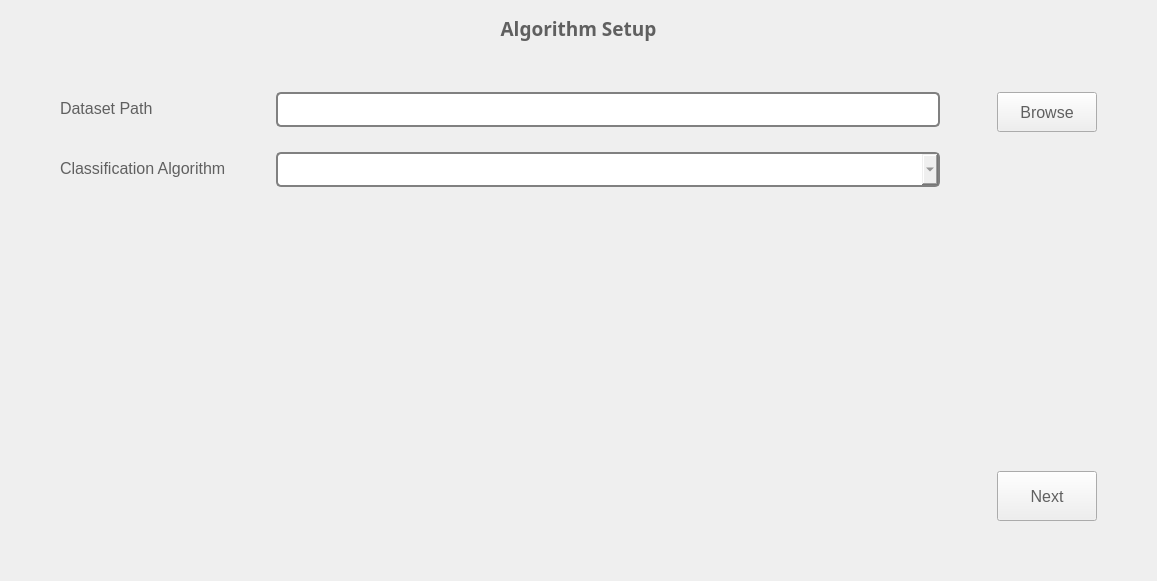
<?xml version="1.0" encoding="UTF-8"?>
<ui version="4.0">
 <class>start</class>
 <widget class="QWidget" name="start">
  <property name="geometry">
   <rect>
    <x>0</x>
    <y>0</y>
    <width>1157</width>
    <height>581</height>
   </rect>
  </property>
  <property name="windowTitle">
   <string>Form</string>
  </property>
  <property name="styleSheet">
   <string notr="true">font: &quot;Seagoe UI&quot;;
color:#606060;

</string>
  </property>
  <layout class="QVBoxLayout" name="verticalLayout">
   <property name="spacing">
    <number>7</number>
   </property>
   <property name="leftMargin">
    <number>60</number>
   </property>
   <property name="topMargin">
    <number>15</number>
   </property>
   <property name="rightMargin">
    <number>60</number>
   </property>
   <property name="bottomMargin">
    <number>60</number>
   </property>
   <item>
    <widget class="QLabel" name="label_3">
     <property name="minimumSize">
      <size>
       <width>0</width>
       <height>70</height>
      </size>
     </property>
     <property name="font">
      <font>
       <family>Seagoe UI</family>
       <pointsize>14</pointsize>
       <weight>75</weight>
       <italic>false</italic>
       <bold>true</bold>
      </font>
     </property>
     <property name="styleSheet">
      <string notr="true">font:14pt &quot;Seagoe UI&quot;;
font:bold;
</string>
     </property>
     <property name="text">
      <string>Algorithm Setup</string>
     </property>
     <property name="alignment">
      <set>Qt::AlignHCenter|Qt::AlignTop</set>
     </property>
    </widget>
   </item>
   <item>
    <layout class="QHBoxLayout" name="horizontalLayout_4">
     <item>
      <layout class="QFormLayout" name="formLayout_2">
       <property name="labelAlignment">
        <set>Qt::AlignLeading|Qt::AlignLeft|Qt::AlignVCenter</set>
       </property>
       <property name="horizontalSpacing">
        <number>50</number>
       </property>
       <property name="verticalSpacing">
        <number>25</number>
       </property>
       <property name="rightMargin">
        <number>50</number>
       </property>
       <item row="0" column="1">
        <widget class="QLineEdit" name="datapath_lineEdit">
         <property name="minimumSize">
          <size>
           <width>0</width>
           <height>35</height>
          </size>
         </property>
         <property name="styleSheet">
          <string notr="true">border: 2px solid grey;
border-radius: 5px;

font: 10pt &quot;Seagoe UI&quot;;

</string>
         </property>
        </widget>
       </item>
       <item row="1" column="0">
        <widget class="QLabel" name="label_2">
         <property name="minimumSize">
          <size>
           <width>0</width>
           <height>0</height>
          </size>
         </property>
         <property name="styleSheet">
          <string notr="true">font: 12pt;

</string>
         </property>
         <property name="text">
          <string>Classification Algorithm</string>
         </property>
        </widget>
       </item>
       <item row="1" column="1">
        <widget class="QComboBox" name="comboBox">
         <property name="minimumSize">
          <size>
           <width>0</width>
           <height>35</height>
          </size>
         </property>
         <property name="styleSheet">
          <string notr="true">border: 2px solid grey;
border-radius: 5px;

font: 10pt &quot;Seagoe UI&quot;;
selection-background-color: #58a4b0;</string>
         </property>
        </widget>
       </item>
       <item row="0" column="0">
        <widget class="QLabel" name="label">
         <property name="styleSheet">
          <string notr="true">font: 12pt;



</string>
         </property>
         <property name="text">
          <string>Dataset Path</string>
         </property>
        </widget>
       </item>
      </layout>
     </item>
     <item>
      <layout class="QVBoxLayout" name="verticalLayout_2">
       <item>
        <widget class="QPushButton" name="browseButton">
         <property name="minimumSize">
          <size>
           <width>100</width>
           <height>40</height>
          </size>
         </property>
         <property name="styleSheet">
          <string notr="true">font: 12pt;

</string>
         </property>
         <property name="text">
          <string>Browse</string>
         </property>
        </widget>
       </item>
       <item>
        <spacer name="verticalSpacer">
         <property name="orientation">
          <enum>Qt::Vertical</enum>
         </property>
         <property name="sizeHint" stdset="0">
          <size>
           <width>20</width>
           <height>40</height>
          </size>
         </property>
        </spacer>
       </item>
      </layout>
     </item>
    </layout>
   </item>
   <item>
    <spacer name="verticalSpacer_3">
     <property name="orientation">
      <enum>Qt::Vertical</enum>
     </property>
     <property name="sizeHint" stdset="0">
      <size>
       <width>20</width>
       <height>40</height>
      </size>
     </property>
    </spacer>
   </item>
   <item>
    <layout class="QHBoxLayout" name="imagesHorizontalLayout">
     <property name="topMargin">
      <number>0</number>
     </property>
    </layout>
   </item>
   <item>
    <layout class="QHBoxLayout" name="labelsHorizontalLayout">
     <property name="sizeConstraint">
      <enum>QLayout::SetDefaultConstraint</enum>
     </property>
    </layout>
   </item>
   <item>
    <spacer name="verticalSpacer_2">
     <property name="orientation">
      <enum>Qt::Vertical</enum>
     </property>
     <property name="sizeHint" stdset="0">
      <size>
       <width>20</width>
       <height>40</height>
      </size>
     </property>
    </spacer>
   </item>
   <item>
    <layout class="QHBoxLayout" name="horizontalLayout_3">
     <item>
      <spacer name="horizontalSpacer">
       <property name="orientation">
        <enum>Qt::Horizontal</enum>
       </property>
       <property name="sizeHint" stdset="0">
        <size>
         <width>40</width>
         <height>20</height>
        </size>
       </property>
      </spacer>
     </item>
     <item>
      <widget class="QPushButton" name="nextButton_start">
       <property name="minimumSize">
        <size>
         <width>100</width>
         <height>50</height>
        </size>
       </property>
       <property name="styleSheet">
        <string notr="true">font: 12pt;



</string>
       </property>
       <property name="text">
        <string>Next</string>
       </property>
      </widget>
     </item>
    </layout>
   </item>
  </layout>
 </widget>
 <resources/>
 <connections/>
</ui>
